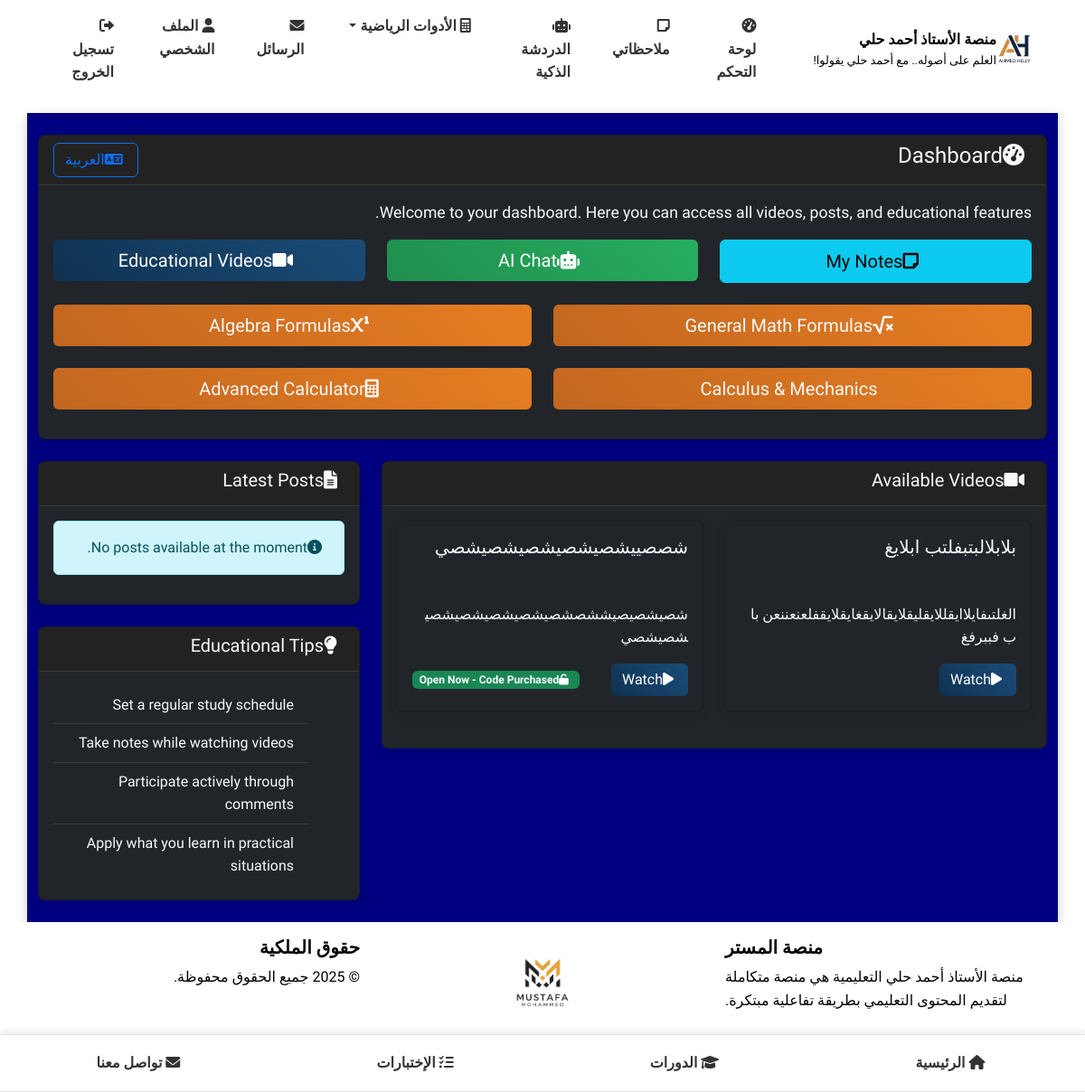
The page /student/dashboard/en (signed in) on the database as committed earlier.
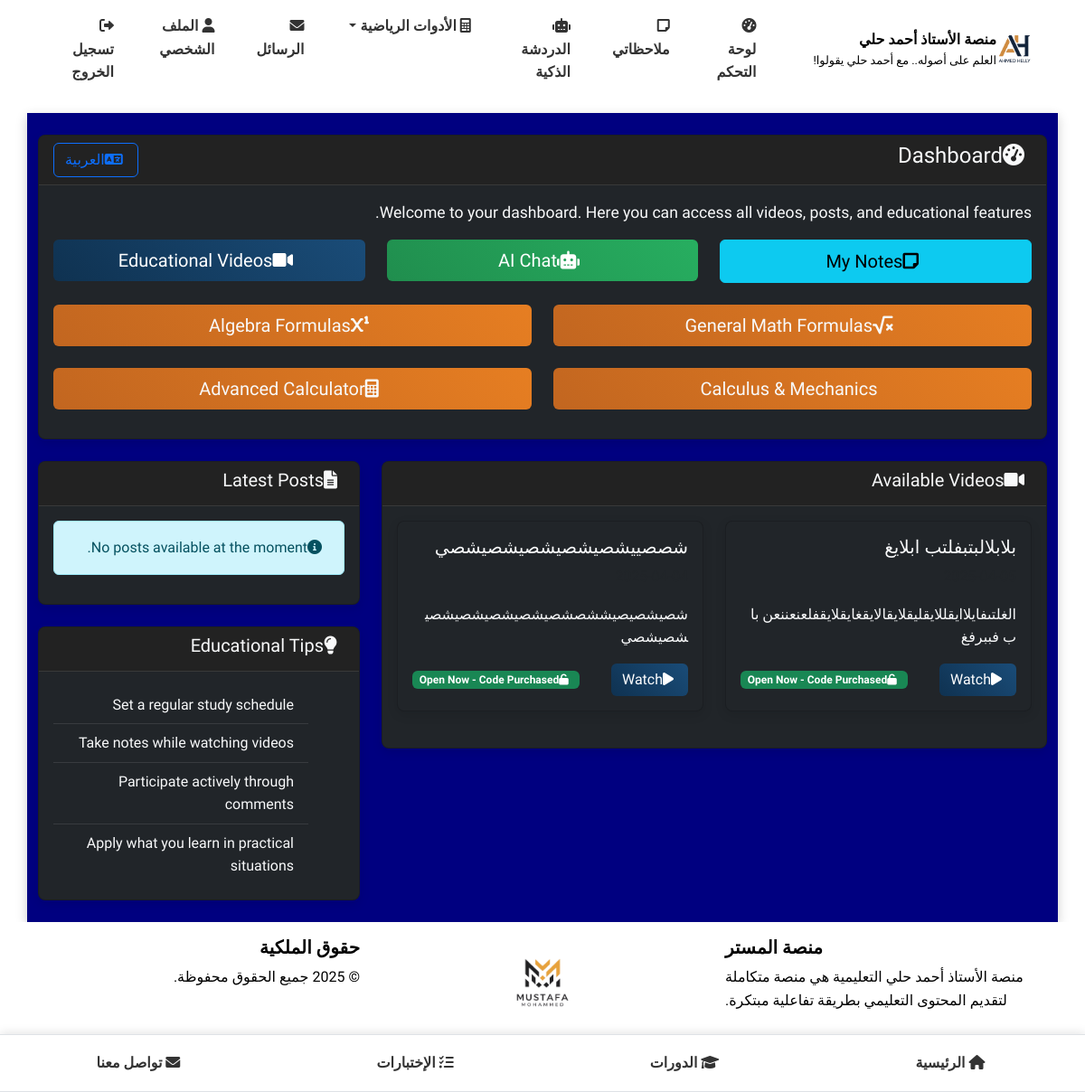
The same page on the database as committed later.
### models.py (models this page shows, shortened)
class Video(db.Model):
    __tablename__ = 'videos'
    id = db.Column(db.Integer, primary_key=True)
    title = db.Column(db.String(100), nullable=False)
    url = db.Column(db.String(200), nullable=True)  # يمكن أن يكون فارغًا في حالة رفع ملف
    file_path = db.Column(db.String(200), nullable=True)  # مسار الملف المرفوع
    description = db.Column(db.Text)
    uploaded_by = db.Column(db.Integer, db.ForeignKey('users.id'), nullable=False)
    created_at = db.Column(db.DateTime, default=datetime.utcnow)
    requires_code = db.Column(db.Boolean, default=True)  # هل تتطلب المحاضرة كود للوصول
    points_cost = db.Column(db.Integer, default=0)  # تكلفة الفيديو بالنقاط
    comments = db.relationship('Comment', backref='video', lazy='dynamic', cascade='all, delete-orphan')

### routes.py (the view)
@student_bp.route('/dashboard/en')
@login_required
def dashboard_en():
    if current_user.is_admin():
        return redirect(url_for('admin.dashboard'))
    videos = Video.query.order_by(Video.created_at.desc()).all()
    posts = Post.query.order_by(Post.created_at.desc()).all()
    viewed_videos = set()
    user_views = VideoView.query.filter_by(user_id=current_user.id).all()
    for view in user_views:
        viewed_videos.add(view.video_id)
    return render_template('student/dashboard_en.html', videos=videos, posts=posts, viewed_videos=viewed_videos)

### app.py (called while the page is built)
    @login_manager.user_loader
    def load_user(user_id):
        return User.query.get(int(user_id))

### models.py (called while the page is built)
    def is_admin(self):
        return self.role == 'admin'

### routes.py (called while the page is built)
@app.context_processor
def inject_now():
    return {'now': datetime.now()}

### templates/student/dashboard_en.html (shortened to what the changed rows need)
{% extends 'base.html' %}
{% block content %}
<div class="row">
    <div class="col-lg-8">
        <div class="card bg-dark mb-4">
            <div class="card-body">
                {% if videos %}
                    <div class="row">
                        {% for video in videos %}
                            <div class="col-md-6 mb-4">
                                <div class="card bg-dark h-100 card-hover">
                                    <div class="card-body">
                                        <h5 class="card-title">{{ video.title }}</h5>
                                        <p class="card-text text-muted">
                                        </p>
                                        {% if video.description %}
                                            <p class="card-text">
                                                {{ video.description[:100] }}{% if video.description|length > 100 %}...{% endif %}
                                            </p>
                                        {% endif %}
                                        <div class="d-flex justify-content-between align-items-center">
                                            <a href="{{ url_for('student.view_video', video_id=video.id) }}" class="btn btn-primary">
                                                <i class="fas fa-play me-1"></i>Watch
                                            </a>
                                            {% if video.requires_code and video.id not in viewed_videos %}
                                                <span class="badge bg-warning">
                                                    <i class="fas fa-key me-1"></i>Requires Code
                                                </span>
                                            {% elif video.requires_code and video.id in viewed_videos %}
                                                <span class="badge bg-success">
                                                    <i class="fas fa-unlock me-1"></i>Open Now - Code Purchased
                                                </span>
                                            {% endif %}
                                        </div>
                                    </div>
                                </div>
                            </div>
                        {% endfor %}
                    </div>
                {% else %}
                    <div class="alert alert-info">
                        <i class="fas fa-info-circle me-2"></i>No videos available at the moment.
                    </div>
                {% endif %}
            </div>
        </div>
    </div>
</div>
{% endblock %}

Rows that differ between the two databases and show on the page:
changed Video "بلابلالبتبفلتب ابلايغ": now shows "Open Now - Code Purchased"
